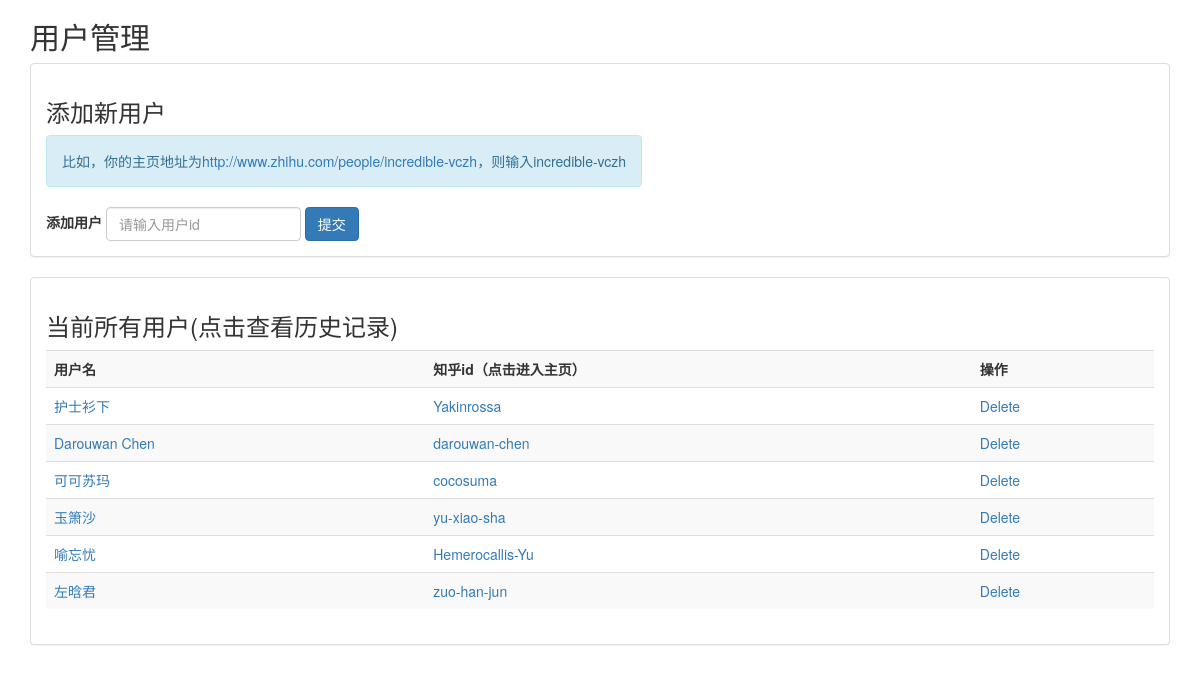
Page /input_user/show on the earlier database version.
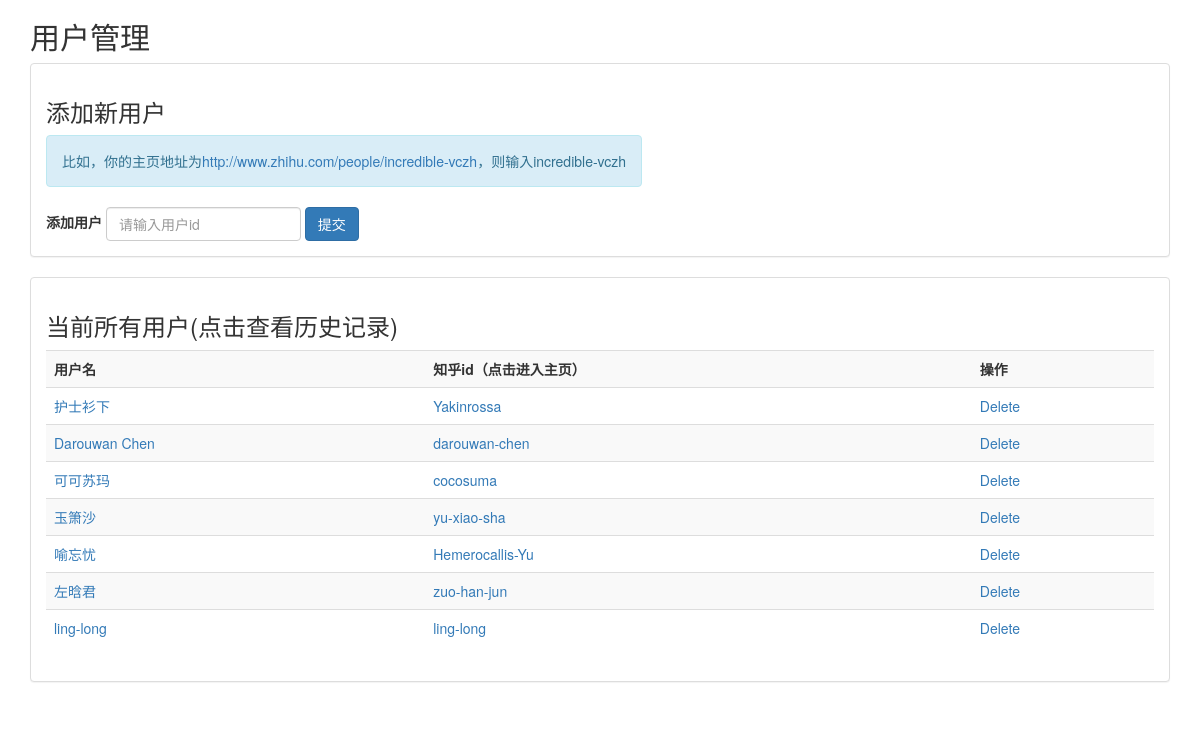
Same page on the later database version.
### input_user/models.py (models this page shows, shortened)
class Users(models.Model):
    name = models.CharField(max_length=200)
    gender = models.CharField(max_length=10)
    followers = models.IntegerField(default=0)
    upvotes = models.IntegerField(default=0)
    thanks = models.IntegerField(default=0)
    time = models.DateTimeField('collected date')
    user_id = models.CharField(max_length=200, default='')

class Candidates(models.Model):
    name = models.CharField(max_length=200)

### input_user/views.py (the view)
def showall(request):
    candidates_result = Candidates.objects.all()
    candidates_list = []
    for entry in candidates_result:
        temp_list = Users.objects.filter(user_id=entry.name)
        if len(temp_list) > 0:
            name = temp_list[0].name
        else:
            name = entry.name
        candidates_list.append((entry.name, name))
    context = {"candidates_list": candidates_list, "name": "test"}
    return render(request, 'input_user/showall.html', context)

### input_user/templates/input_user/showall.html (shortened to what this page needs)
<!DOCTYPE html>
<html>
<head lang="en">
    <link rel="stylesheet" href="http://cdn.bootcss.com/bootstrap/3.3.2/css/bootstrap.min.css">
</head>
<body>
<div class="container">
    <h2>用户管理</h2>
    <div class="panel panel-default">
        <div class="panel-body">
            <h3>添加新用户</h3>
            <form action="{% url 'input_user:record' %}" method="post" class="form-inline">
                <div class="form-group">
                    <div class="alert alert-info" role="alert">比如，你的主页地址为<a
                            href="http://www.zhihu.com/people/incredible-vczh">http://www.zhihu.com/people/incredible-vczh</a>，则输入incredible-vczh
                    </div>
                    <label>添加用户</label>
                    <input type="text" class="form-control" name="name" placeholder="请输入用户id" id="name"/>
                    <input type="submit" class="btn btn-primary" value="提交"/>
                </div>
            </form>
        </div>
    </div>
    <div class="panel panel-default">
        <div class="panel-body">
            <h3>当前所有用户(点击查看历史记录)</h3>
            <table class="table table-striped">
                <tr>
                    <th>用户名</th>
                    <th>知乎id（点击进入主页）</th>
                    <th>操作</th>
                </tr>
                {% for entry in candidates_list %}
                    <tr>
                        <td><a href="{% url 'input_user:show' entry.0 %}">{{ entry.1 }}</a></td>
                        <td><a href="http://www.zhihu.com/people/{{ entry.0 }}">{{ entry.0 }}</a></td>
                        <td><a href="{% url 'input_user:delete' entry.0 %}">Delete</a></td>
                    </tr>
                {% endfor %}
            </table>
        </div>
    </div>
</div>
</body>
</html>

Differences in the rows shown:
added Candidates: name "ling-long", name "ling-long"
Other differences:
new list line: "Delete"
